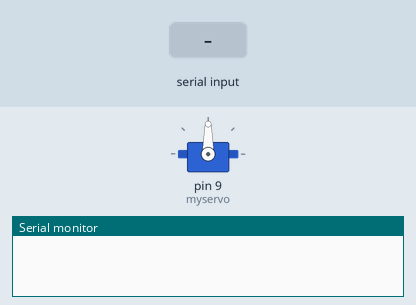
Simulated run of this sketch. Board: Arduino Uno, built with avr-gcc and run on an emulated ATmega328P. Parts: servo, the last lines printed to the serial monitor. The inputs (shaded band) are chosen by the test bench.

Above: at 1.2 s.
1.3 s: byte 1 (FEED_TURTLES) received over Serial
At 2.6 s:
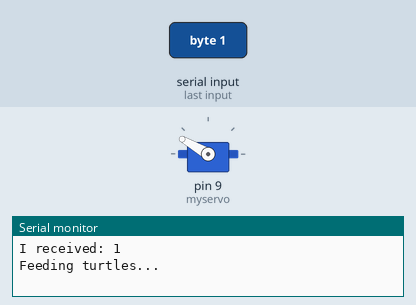
At 4.1 s:
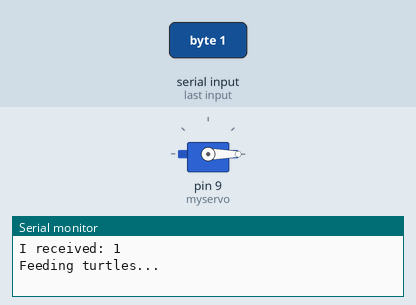
4.3 s: "1" received over Serial
Timing chart, 0 to 7.3 s (numbered marks = the images above; inputs shaded):
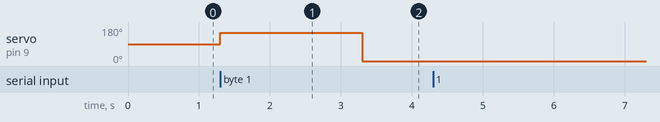

The sketch:

ioterrarium.ino
```cpp
#include <Servo.h>

// Const definitions
#define GET_TEMP 0
#define FEED_TURTLES 1

// Servo variables
Servo myservo;  // create servo object to control a servo
int pos = 0;    // variable to store the servo position

// Serial line variables
int incomingByte = 0;   // for incoming serial data

void setup() {
        Serial.begin(9600);     // opens serial port, sets data rate to 9600 bps
        myservo.attach(9);  // attaches the servo on pin 9 to the servo object
}

void loop() {

        // send data only when you receive data:
        if (Serial.available() > 0) {
                // read the incoming byte:
                incomingByte = Serial.read();

                // say what you got:
                Serial.print("I received: ");
                Serial.println(incomingByte, DEC);

                switch(incomingByte){
                  case GET_TEMP:
                    break;
                  case FEED_TURTLES:
                    Serial.println("Feeding turtles... ");
                    myservo.write(150);
                    delay(2000);
                    myservo.write(0);
                    delay(2000);

                    Serial.println("Done feeding");
                    break;
                  default:
                    Serial.println("CMD Error");
                    break;
                }
        }
}
```

Measured:
- after the input at 1.3 s, servo on pin 9 (myservo): 90° → 150° at once, → 0° 2.0 s later
